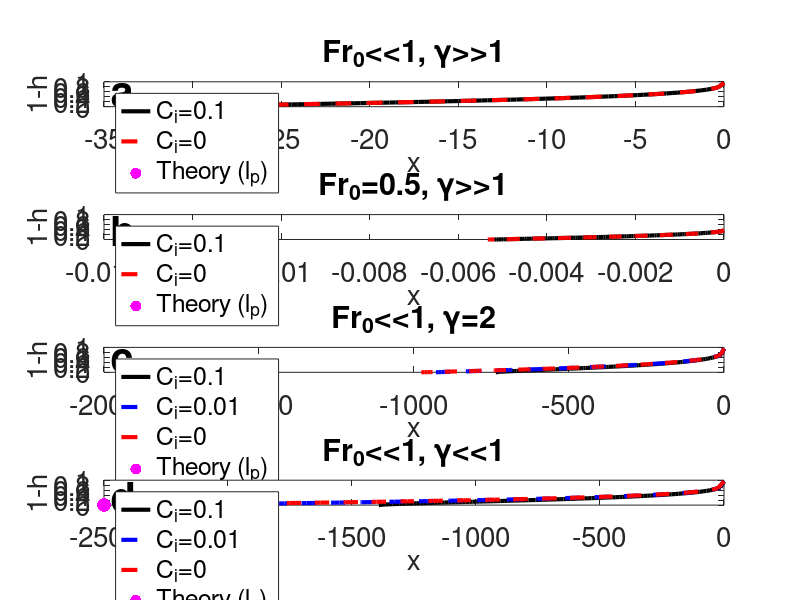

Here is the MATLAB script that generated this plot:
clear all;
close all;

%% Integration from ocean upstream with all terms with small Fr0 and large gamma
Fr0 = 1e-2;
Ci = 1e-1;
Cd = 1;
theta = 0;
gamma = 100;

% Initial conditions
h(1) = Fr0^(2/3);
x(1) = 0;
i=1;
while h(i) < 1 %stop when freshwater occupies entire layer
    dx = 1e-16 + (1e-3-1e-16)*tanh(-10*x(i));   %start with very small O(machine precision) grid spacing and then increase as gradient decreases
    if(i==1)
        Fr = 1 - 1e-8;  %avoid singularity due to Fr=1 at boundary
    else
        Fr = Fr0/(h(i)^1.5);
    end
    
    int = ((Fr^2)*((Ci/(1-h(i))) + Cd*(1+gamma*h(i))) - theta)/(Fr^2 - 1);
    
    h(i+1) = h(i) - dx*int;
    x(i+1) = x(i) - dx;

    int1(i) = (Ci/(1-h(i)));
    int2(i) = Cd*(1+gamma*h(i));    
    int3(i) = ((Fr^2 - 1)/Fr^2)*(h(i) - h(i+1))/dx;
    i = i+1;
    
    [x(i),h(i)]
    
end

figure(1);set(1,'units','normalized','position',[0 0.1 0.4 0.8]);
subplot(4,1,1)
plot(linspace(0,min(x),100),interp1(x,1-h,linspace(0,min(x),100)),'k','linewidth',3);hold on;
set(gca,'fontsize',20)
xlabel('x','fontsize',20)
ylabel('1-h','fontsize',20)
ylim([0 1]);%xlim([-5 0])

%% Integration from ocean upstream without C_i and  with small Fr0  and large gamma
h=[];
x=[];
Ci = 0;
% Initial conditions
h(1) = Fr0^(2/3);
x(1) = 0;
i=1;
while h(i) < 1 %stop when freshwater occupies entire layer
    dx = 1e-16 + (1e-3-1e-16)*tanh(-10*x(i));   %start with very small O(machine precision) grid spacing and then increase as gradient decreases
    if(i==1)
        Fr = 1 - 1e-8;  %avoid singularity due to Fr=1 at boundary
    else
        Fr = Fr0/(h(i)^1.5);
    end
    
    int = ((Fr^2)*((Ci/(1-h(i))) + Cd*(1+gamma*h(i))) - theta)/(Fr^2 - 1);
    
    h(i+1) = h(i) - dx*int;
    x(i+1) = x(i) - dx;

    int1(i) = (Ci/(1-h(i)));
    int2(i) = Cd*(1+gamma*h(i));    
    int3(i) = ((Fr^2 - 1)/Fr^2)*(h(i) - h(i+1))/dx;
    i = i+1;
    
    [x(i),h(i)]
    
end

figure(1);
subplot(4,1,1)
plot(linspace(0,min(x),100),interp1(x,1-h,linspace(0,min(x),100)),'r--','linewidth',3);hold on;
set(gca,'fontsize',20)
xlabel('x','fontsize',20)
ylabel('1-h','fontsize',20)
ylim([0 1]);%xlim([-5 0])

l_p = 1/(3*gamma*Cd*Fr0^2);
plot(-l_p,0,'m.','markersize',30)
legend('C_i=0.1','C_i=0','Theory (l_p)','Location','NorthWest')
title('Fr_0<<1, \gamma>>1')
text(0.01,1.00,'a','Units', 'Normalized', 'VerticalAlignment', 'Top','fontsize',30,'fontweight','bold','Color','k')
%% Integration from ocean upstream with all terms and large Fr0
h=[];
x=[];
Ci = 1e-1;
Fr0 = 5e-1;
% Initial conditions
h(1) = Fr0^(2/3);
x(1) = 0;
i=1;
while h(i) < 1 %stop when freshwater occupies entire layer
    dx = 1e-16 + (1e-3-1e-16)*tanh(-10*x(i));   %start with very small O(machine precision) grid spacing and then increase as gradient decreases
    if(i==1)
        Fr = 1 - 1e-8;  %avoid singularity due to Fr=1 at boundary
    else
        Fr = Fr0/(h(i)^1.5);
    end
    
    int = ((Fr^2)*((Ci/(1-h(i))) + Cd*(1+gamma*h(i))) - theta)/(Fr^2 - 1);
    
    h(i+1) = h(i) - dx*int;
    x(i+1) = x(i) - dx;

    int1(i) = (Ci/(1-h(i)));
    int2(i) = Cd*(1+gamma*h(i));    
    int3(i) = ((Fr^2 - 1)/Fr^2)*(h(i) - h(i+1))/dx;
    i = i+1;
    
    [x(i),h(i)]
    
end

figure(1);
subplot(4,1,2)
plot(linspace(0,min(x),100),interp1(x,1-h,linspace(0,min(x),100)),'k','linewidth',3);hold on;
set(gca,'fontsize',20)
xlabel('x','fontsize',20)
ylabel('1-h','fontsize',20)
ylim([0 1]);%xlim([-1 0])
%% Integration from ocean upstream without C_i and large Fr0
h=[];
x=[];
Ci = 0;
Fr0 = 5e-1;
% Initial conditions
h(1) = Fr0^(2/3);
x(1) = 0;
i=1;
while h(i) < 1 %stop when freshwater occupies entire layer
    dx = 1e-16 + (1e-3-1e-16)*tanh(-10*x(i));   %start with very small O(machine precision) grid spacing and then increase as gradient decreases
    if(i==1)
        Fr = 1 - 1e-8;  %avoid singularity due to Fr=1 at boundary
    else
        Fr = Fr0/(h(i)^1.5);
    end
    
    int = ((Fr^2)*((Ci/(1-h(i))) + Cd*(1+gamma*h(i))) - theta)/(Fr^2 - 1);
    
    h(i+1) = h(i) - dx*int;
    x(i+1) = x(i) - dx;

    int1(i) = (Ci/(1-h(i)));
    int2(i) = Cd*(1+gamma*h(i));    
    int3(i) = ((Fr^2 - 1)/Fr^2)*(h(i) - h(i+1))/dx;
    i = i+1;
    
    [x(i),h(i)]
    
end

figure(1);
subplot(4,1,2)
plot(linspace(0,min(x),100),interp1(x,1-h,linspace(0,min(x),100)),'r--','linewidth',3);hold on;
set(gca,'fontsize',20)
xlabel('x','fontsize',20)
ylabel('1-h','fontsize',20)
ylim([0 1]);%xlim([-1 0])

l_p = 1/(3*gamma*Cd*Fr0^2);
plot(-l_p,0,'m.','markersize',30)
legend('C_i=0.1','C_i=0','Theory (l_p)','Location','NorthWest')
title('Fr_0=0.5, \gamma>>1')
text(0.01,1.00,'b','Units', 'Normalized', 'VerticalAlignment', 'Top','fontsize',30,'fontweight','bold','Color','k')
%% Integration from ocean upstream with all terms and medium gamma
h=[];
x=[];
Ci = 1e-1;
Fr0 = 1e-2;
gamma=2;
% Initial conditions
h(1) = Fr0^(2/3);
x(1) = 0;
i=1;
while h(i) < 1 %stop when freshwater occupies entire layer
    dx = 1e-16 + (1-1e-16)*tanh(-10*x(i));   %start with very small O(machine precision) grid spacing and then increase as gradient decreases
    if(i==1)
        Fr = 1 - 1e-8;  %avoid singularity due to Fr=1 at boundary
    else
        Fr = Fr0/(h(i)^1.5);
    end
    
    int = ((Fr^2)*((Ci/(1-h(i))) + Cd*(1+gamma*h(i))) - theta)/(Fr^2 - 1);
    
    h(i+1) = h(i) - dx*int;
    x(i+1) = x(i) - dx;

    int1(i) = (Ci/(1-h(i)));
    int2(i) = Cd*(1+gamma*h(i));    
    int3(i) = ((Fr^2 - 1)/Fr^2)*(h(i) - h(i+1))/dx;
    i = i+1;
    
    [x(i),h(i)]
    
end

figure(1);
subplot(4,1,3)
plot(linspace(0,min(x),100),interp1(x,1-h,linspace(0,min(x),100)),'k','linewidth',3);hold on;
set(gca,'fontsize',20)
xlabel('x','fontsize',20)
ylabel('1-h','fontsize',20)
ylim([0 1]);%xlim([-1 0])
%% Integration from ocean upstream without C_i and medium gamma
h=[];
x=[];
Ci = 1e-2;
Fr0 = 1e-2;
% Initial conditions
h(1) = Fr0^(2/3);
x(1) = 0;
i=1;
while h(i) < 1 %stop when freshwater occupies entire layer
    dx = 1e-16 + (1-1e-16)*tanh(-10*x(i));   %start with very small O(machine precision) grid spacing and then increase as gradient decreases
    if(i==1)
        Fr = 1 - 1e-8;  %avoid singularity due to Fr=1 at boundary
    else
        Fr = Fr0/(h(i)^1.5);
    end
    
    int = ((Fr^2)*((Ci/(1-h(i))) + Cd*(1+gamma*h(i))) - theta)/(Fr^2 - 1);
    
    h(i+1) = h(i) - dx*int;
    x(i+1) = x(i) - dx;

    int1(i) = (Ci/(1-h(i)));
    int2(i) = Cd*(1+gamma*h(i));    
    int3(i) = ((Fr^2 - 1)/Fr^2)*(h(i) - h(i+1))/dx;
    i = i+1;
    
    [x(i),h(i)]
    
end

figure(1);
subplot(4,1,3)
plot(linspace(0,min(x),100),interp1(x,1-h,linspace(0,min(x),100)),'b--','linewidth',3);hold on;
set(gca,'fontsize',20)
xlabel('x','fontsize',20)
ylabel('1-h','fontsize',20)
ylim([0 1]);%xlim([-1 0])
%% Integration from ocean upstream without C_i and medium gamma
h=[];
x=[];
Ci = 0;
Fr0 = 1e-2;
% Initial conditions
h(1) = Fr0^(2/3);
x(1) = 0;
i=1;
while h(i) < 1 %stop when freshwater occupies entire layer
    dx = 1e-16 + (1-1e-16)*tanh(-10*x(i));   %start with very small O(machine precision) grid spacing and then increase as gradient decreases
    if(i==1)
        Fr = 1 - 1e-8;  %avoid singularity due to Fr=1 at boundary
    else
        Fr = Fr0/(h(i)^1.5);
    end
    
    int = ((Fr^2)*((Ci/(1-h(i))) + Cd*(1+gamma*h(i))) - theta)/(Fr^2 - 1);
    
    h(i+1) = h(i) - dx*int;
    x(i+1) = x(i) - dx;

    int1(i) = (Ci/(1-h(i)));
    int2(i) = Cd*(1+gamma*h(i));    
    int3(i) = ((Fr^2 - 1)/Fr^2)*(h(i) - h(i+1))/dx;
    i = i+1;
    
    [x(i),h(i)]
    
end

figure(1);
subplot(4,1,3)
plot(linspace(0,min(x),100),interp1(x,1-h,linspace(0,min(x),100)),'r--','linewidth',3);hold on;
set(gca,'fontsize',20)
xlabel('x','fontsize',20)
ylabel('1-h','fontsize',20)
ylim([0 1]);%xlim([-1 0])

l_p = 1/(3*gamma*Cd*Fr0^2);
plot(-l_p,0,'m.','markersize',30)
legend('C_i=0.1','C_i=0.01','C_i=0','Theory (l_p)','Location','NorthWest')
title('Fr_0<<1, \gamma=2')
text(0.01,1.00,'c','Units', 'Normalized', 'VerticalAlignment', 'Top','fontsize',30,'fontweight','bold','Color','k')
%% Integration from ocean upstream with all terms and zero gamma
h=[];
x=[];
Ci = 1e-1;
Fr0 = 1e-2;
gamma = 1e-2;
% Initial conditions
h(1) = Fr0^(2/3);
x(1) = 0;
i=1;
while h(i) < 1 %stop when freshwater occupies entire layer
    dx = 1e-16 + (1-1e-16)*tanh(-10*x(i));   %start with very small O(machine precision) grid spacing and then increase as gradient decreases
    if(i==1)
        Fr = 1 - 1e-8;  %avoid singularity due to Fr=1 at boundary
    else
        Fr = Fr0/(h(i)^1.5);
    end
    
    int = ((Fr^2)*((Ci/(1-h(i))) + Cd*(1+gamma*h(i))) - theta)/(Fr^2 - 1);
    
    h(i+1) = h(i) - dx*int;
    x(i+1) = x(i) - dx;

    int1(i) = (Ci/(1-h(i)));
    int2(i) = Cd*(1+gamma*h(i));    
    int3(i) = ((Fr^2 - 1)/Fr^2)*(h(i) - h(i+1))/dx;
    i = i+1;
    
    [x(i),h(i)]
    
end

figure(1);
subplot(4,1,4)
plot(linspace(0,min(x),100),interp1(x,1-h,linspace(0,min(x),100)),'k','linewidth',3);hold on;
set(gca,'fontsize',20)
xlabel('x','fontsize',20)
ylabel('1-h','fontsize',20)
ylim([0 1]);%xlim([-30 0])

%% Integration from ocean upstream without C_i and zero gamma
h=[];
x=[];
Ci = 1e-2;
Fr0 = 1e-2;
% Initial conditions
h(1) = Fr0^(2/3);
x(1) = 0;
i=1;
while h(i) < 1 %stop when freshwater occupies entire layer
    dx = 1e-16 + (1-1e-16)*tanh(-10*x(i));   %start with very small O(machine precision) grid spacing and then increase as gradient decreases
    if(i==1)
        Fr = 1 - 1e-8;  %avoid singularity due to Fr=1 at boundary
    else
        Fr = Fr0/(h(i)^1.5);
    end
    
    int = ((Fr^2)*((Ci/(1-h(i))) + Cd*(1+gamma*h(i))) - theta)/(Fr^2 - 1);
    
    h(i+1) = h(i) - dx*int;
    x(i+1) = x(i) - dx;

    int1(i) = (Ci/(1-h(i)));
    int2(i) = Cd*(1+gamma*h(i));    
    int3(i) = ((Fr^2 - 1)/Fr^2)*(h(i) - h(i+1))/dx;
    i = i+1;
    
    [x(i),h(i)]
    
end

figure(1);
subplot(4,1,4)
plot(linspace(0,min(x),100),interp1(x,1-h,linspace(0,min(x),100)),'b--','linewidth',3);hold on;
set(gca,'fontsize',20)
xlabel('x','fontsize',20)
ylabel('1-h','fontsize',20)
ylim([0 1]);%xlim([-30 0])

%% Integration from ocean upstream without C_i and zero gamma
h=[];
x=[];
Ci = 0;
Fr0 = 1e-2;
% Initial conditions
h(1) = Fr0^(2/3);
x(1) = 0;
i=1;
while h(i) < 1 %stop when freshwater occupies entire layer
    dx = 1e-16 + (1-1e-16)*tanh(-10*x(i));   %start with very small O(machine precision) grid spacing and then increase as gradient decreases
    if(i==1)
        Fr = 1 - 1e-8;  %avoid singularity due to Fr=1 at boundary
    else
        Fr = Fr0/(h(i)^1.5);
    end
    
    int = ((Fr^2)*((Ci/(1-h(i))) + Cd*(1+gamma*h(i))) - theta)/(Fr^2 - 1);
    
    h(i+1) = h(i) - dx*int;
    x(i+1) = x(i) - dx;

    int1(i) = (Ci/(1-h(i)));
    int2(i) = Cd*(1+gamma*h(i));    
    int3(i) = ((Fr^2 - 1)/Fr^2)*(h(i) - h(i+1))/dx;
    i = i+1;
    
    [x(i),h(i)]
    
end

figure(1);
subplot(4,1,4)
plot(linspace(0,min(x),100),interp1(x,1-h,linspace(0,min(x),100)),'r--','linewidth',3);hold on;
set(gca,'fontsize',20)
xlabel('x','fontsize',20)
ylabel('1-h','fontsize',20)
ylim([0 1]);%xlim([-30 0])

l_u = 1/(4*Cd*Fr0^2);
plot(-l_u,0,'m.','markersize',30)
legend('C_i=0.1','C_i=0.01','C_i=0','Theory (l_u)','Location','NorthWest')
title('Fr_0<<1, \gamma<<1')
text(0.01,1.00,'d','Units', 'Normalized', 'VerticalAlignment', 'Top','fontsize',30,'fontweight','bold','Color','k')